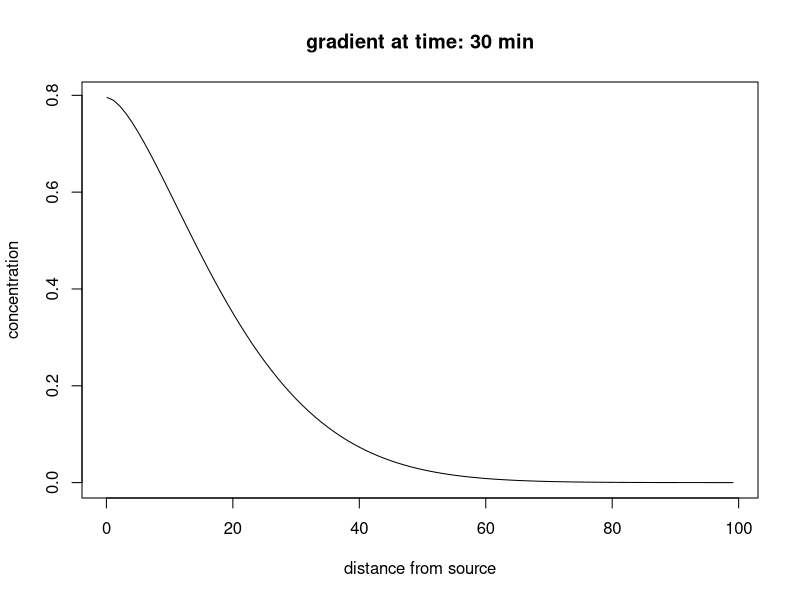

Here is the R script that generated this plot:





integrand <- function(tau,D,t,x,A){
	
	result = A*exp(-x**2/(4*D*(t-tau)))/(4.0*D*t*pi)
	
	return(result)
	
}

A = 100
D = 10
t = 30
x1 = seq(0.1,100,1)

tau0 = 30

res = rep(NA,length(x1))

for(i in 1:length(x1)){
	
	res[i] = integrate(integrand,lower=0, upper=min(tau0,t),D,t,x1[i],A)[[1]]


}

plot(x1,res,type="l",main=paste("gradient at time:",t,"min"),ylab="concentration",xlab="distance from source")